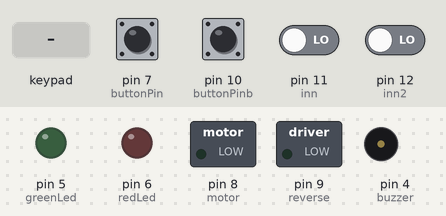
Recording of a sketch running on a simulated Arduino Uno, built with avr-gcc and run on an emulated ATmega328P. Shown: switched loads named in the sketch (green lamp = pin HIGH), output pins drawn as LEDs (lit = HIGH), buzzer (waves = sounding, pin HIGH). Dashed ring = blinking. Inputs (shaded band) come from the test bench; at power-on: pin 7 (buttonPin), pin 10 (buttonPinb), pin 11 (inn), pin 12 (inn2) LOW.

Above: at 1.2 s.
1.3 s: pin 7 (buttonPin) pulled HIGH for 0.15 s
At 2.0 s:
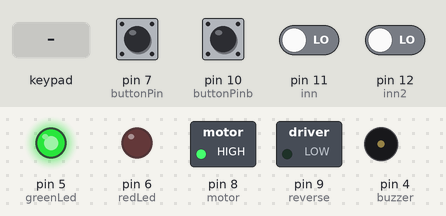
4.3 s: pin 12 (inn2) driven HIGH
At 4.55 s:
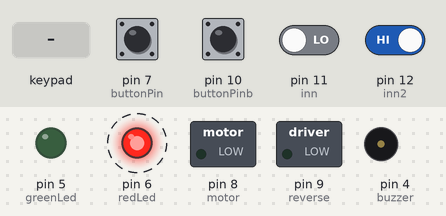
7.3 s: pin 11 (inn) driven HIGH
At 7.9 s:
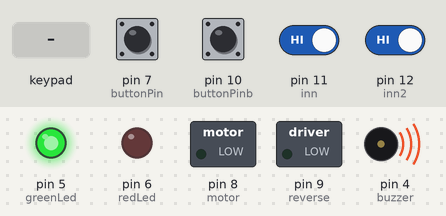
10.3 s: key '*' pressed
At 12.1 s:
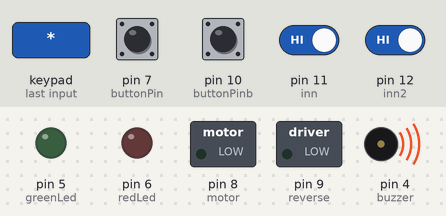
13.3 s: pin 11 (inn) driven LOW
16.3 s: keypad keys 1 3 7 9 pressed 0.4 s apart
At 20.4 s:
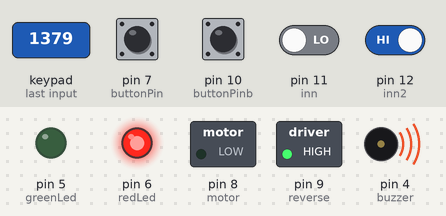
Timing chart, 0 to 21.9 s (numbered marks = the images above; inputs shaded):
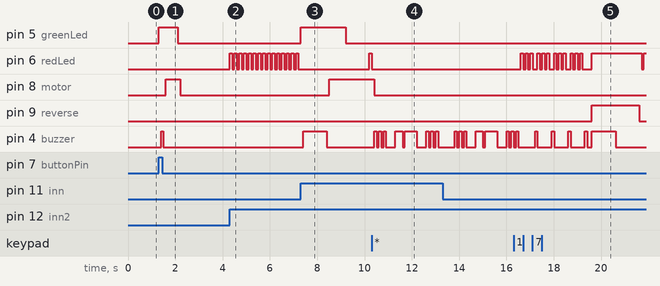

Measured:
- after the input at 1.3 s, pin 5 (greenLed): LOW → HIGH at once, → LOW 0.80 s later; pin 8 (motor): LOW → HIGH after 0.30 s, → LOW 0.60 s later; pin 4 (buzzer): LOW → HIGH after 0.10 s, → LOW 0.10 s later
- after the input at 4.3 s, pin 6 (redLed): alternates HIGH for 0.10 s and LOW for 0.10 s, starting at once
- after the input at 7.3 s, pin 5 (greenLed): LOW → HIGH at once, → LOW 1.9 s later; pin 8 (motor): LOW → HIGH after 1.2 s; pin 4 (buzzer): LOW → HIGH after 0.11 s, → LOW 1.0 s later
- after the input at 10.3 s, pin 5 (greenLed): stays LOW (without the input it goes to HIGH after 0.11 s); pin 8 (motor): goes on until 10.4 s, then stays LOW
- after the input at 16.3 s, pin 9 (reverse): LOW → HIGH after 3.3 s, → LOW 2.0 s later

The sketch:

Edo1_edited1.ino
```cpp
#include <Keypad.h>
//#include <LiquidCrystal.h>
//#include <Servo.h>
//Servo //servo;                                    //Servo
const int inn = 11;
const int inn2 = 12;
const int buttonPin = 7;
const int buttonPinb = 10;
int motor = 8;
int reverse = 9;
int greenLed = 5;                               //Green led
int redLed = 6;                                 //Red led
int buzzer = 4;                                 //Buzzer

//LiquidCrystal lcd(12, 11, 10, 9, 8, 7);         //LCD

const byte rows = 4;    //rows
const byte columns = 4; //columns
char correctPassword[4] = {'1', '3', '7', '9'}; //Correct password
char enteredPassword[9];                        //Entered password on keypad
char charKey;                                   //Key on keypad
int i = 0;
int val = 0;
                                 //Counter
char keypad[4][4] =                             //Keypad array
{
  {'1', '2', '3', 'A'},
  {'4', '5', '6', 'B'},
  {'7', '8', '9', 'C'},
  {'*', '0', '#', 'D'}
};

byte rowsPins[4] = {A0, A1, A2, A3};           //Rows pins
byte columnspPins[4] = {A4, A5, 2, 3};         //Columns pins

Keypad kpad = Keypad(makeKeymap(keypad),
rowsPins, columnspPins, 4, 4);                 //Keypad map

void setup()
{
// servo.attach(13);
pinMode(greenLed, OUTPUT);
pinMode(buzzer, OUTPUT);
pinMode(redLed, OUTPUT);
pinMode(motor, OUTPUT);
pinMode(reverse, OUTPUT);
pinMode(inn, INPUT);
pinMode(inn2, INPUT);
pinMode(buttonPin, INPUT);
pinMode(buttonPinb, INPUT);

//  lcd.setCursor(0, 0);
//lcd.print("Keypad Door Lock");
//delay(2000);
//lcd.clear();
//  lcd.setCursor(0, 0);
// lcd.print("Password: ");
//  Serial.begin(9600);
//Serial.println("Keypad Door Lock");
}

void loop()
{

if (charKey == '#')

{
digitalWrite(greenLed, HIGH);
delay(100);
digitalWrite(buzzer, HIGH);
delay(100);
digitalWrite(buzzer, LOW);
delay(100);
digitalWrite(buzzer, HIGH);
delay(100);
digitalWrite(buzzer, LOW);
delay(100);
digitalWrite(reverse, HIGH);
delay(400);
digitalWrite(greenLed, LOW);
delay(100);
digitalWrite(reverse, LOW);
delay(500);
}
else {digitalWrite(motor, LOW);

}


if (charKey == 'D')

{
enteredPassword[i=0] = charKey;

digitalWrite(buzzer,HIGH);
delay(100);
digitalWrite(buzzer,LOW);
digitalWrite(buzzer,HIGH);
delay(100);
digitalWrite(buzzer,LOW);
}
else {digitalWrite(motor, LOW);

}


if (charKey == 'C')

{
if(i>0){
enteredPassword[i--] = charKey;

digitalWrite(buzzer,HIGH);
delay(100);
digitalWrite(buzzer,LOW);
digitalWrite(buzzer,HIGH);
delay(100);
digitalWrite(buzzer,LOW);
}
}
else {digitalWrite(motor, LOW);

}


if (charKey == '*')

{

for(i=1;i<=3;i++)
{ digitalWrite(buzzer, HIGH);
delay(100);
digitalWrite(buzzer, LOW);
delay(100);
}
delay(300);
digitalWrite(buzzer, HIGH);
delay(300);
digitalWrite(buzzer, LOW);
delay(100);

digitalWrite(buzzer, HIGH);
delay(500);
digitalWrite(buzzer, LOW);
delay(100);

delay(300);
for(i=1;i<=3;i++)
{ digitalWrite(buzzer, HIGH);
delay(100);
digitalWrite(buzzer, LOW);
delay(100);
}


delay(600);
for(i=1;i<=3;i++)
{ digitalWrite(buzzer, HIGH);
delay(100);
digitalWrite(buzzer, LOW);
delay(100);
}
delay(300);
digitalWrite(buzzer, HIGH);
delay(300);
digitalWrite(buzzer, LOW);
delay(100);

digitalWrite(buzzer, HIGH);
delay(500);
digitalWrite(buzzer, LOW);
delay(100);

delay(300);
for(i=1;i<=3;i++)
{ digitalWrite(buzzer, HIGH);
delay(100);
digitalWrite(buzzer, LOW);
delay(100);
}


}
else {digitalWrite(motor, LOW);

}


val = digitalRead(buttonPinb);// cloase
if (val == HIGH)

{
digitalWrite(greenLed, HIGH);
delay(100);
digitalWrite(buzzer, HIGH);
delay(100);
digitalWrite(buzzer, LOW);
delay(100);
digitalWrite(reverse, HIGH);
delay(500);
digitalWrite(greenLed, LOW);
delay(100);
digitalWrite(reverse, LOW);
delay(500);
}
else {digitalWrite(motor, LOW);

}


val = digitalRead(buttonPin);// cloase
if (val == HIGH)

{
digitalWrite(greenLed, HIGH);
delay(100);
digitalWrite(buzzer, HIGH);
delay(100);
digitalWrite(buzzer, LOW);
delay(100);
digitalWrite(motor, HIGH);
delay(500);
digitalWrite(greenLed, LOW);
delay(100);
}
else {digitalWrite(motor, LOW);

}


val = digitalRead(inn);// cloase
if (val == HIGH)


{
digitalWrite(greenLed, HIGH);
delay(100);
digitalWrite(buzzer, HIGH);
delay(1000);
digitalWrite(buzzer, LOW);
delay(100);
digitalWrite(motor, HIGH);
delay(700);
digitalWrite(greenLed, LOW);
delay(1000);
}
else {digitalWrite(motor, LOW);

}
val = digitalRead(inn2);// cloase
if (val ==HIGH)
{
digitalWrite(redLed, HIGH);
/*digitalWrite(buzzer, HIGH);
delay(1000);
digitalWrite(buzzer, LOW); */
delay(100);
/* digitalWrite(reverse, HIGH);
delay(700); */
digitalWrite(redLed, LOW);
delay(100);
digitalWrite(reverse, LOW);
}
else {digitalWrite(motor, LOW);

}

{

//  servo.write(0);
digitalWrite(redLed,LOW);
digitalWrite(greenLed,LOW);
charKey = kpad.getKey();

if(charKey&&charKey!='#'&&charKey!='*'&&charKey!='D'&&charKey!='C')
{
enteredPassword[i++] = charKey;
//  lcd.setCursor(i, 1);
//  lcd.print("*");  
digitalWrite(buzzer,HIGH);
delay(100);
digitalWrite(buzzer,LOW);
}

if(i==8)
{
delay(200);
switch(correctPassword[8])
{
case ('A','B','A','B','1','2','1','2'):
{
digitalWrite(greenLed, HIGH);
digitalWrite(redLed, LOW);
digitalWrite(motor, HIGH);
digitalWrite(buzzer, HIGH);
delay(100);
digitalWrite(buzzer, LOW);
delay(100);
digitalWrite(buzzer, HIGH);
delay(100);
digitalWrite(buzzer, LOW);
delay(1000);
digitalWrite(motor, LOW);
i = 0;
}
break;
default:{
digitalWrite(greenLed, LOW);
digitalWrite(redLed, HIGH);
digitalWrite(reverse, HIGH);
digitalWrite(buzzer, HIGH);
delay(1000);
digitalWrite(buzzer, LOW);
delay(1000);
digitalWrite(reverse, LOW);
i = 0;
}
}
}

}}
```
